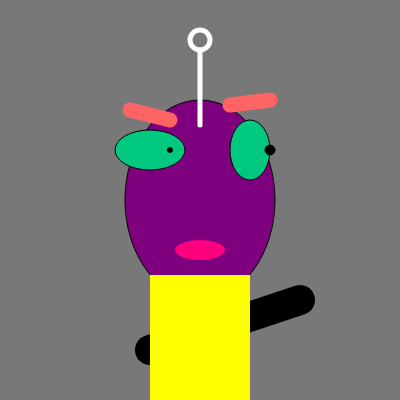
Frame 1 (no input)
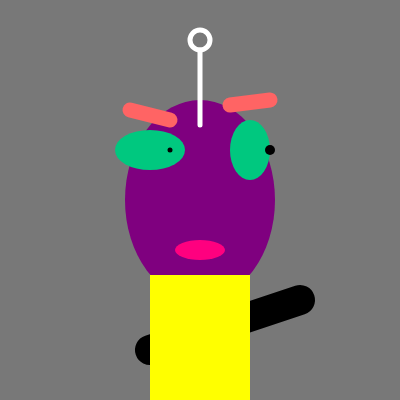
Frame 60 (no input)
Frame 120 (the mouse pressed at the canvas centre since frame 60): identical to frame 60, image omitted

The p5.js sketch that drew these frames (run headless with seeded random() and noise() and a simulated clock; from frame 60 on, the mouse is pressed at the canvas centre):

// p5.js sketch
// ── sketch.js
function setup() { 
  createCanvas(400, 400);
} 
function draw() { 
  background(120); 
  face(); 
  eye(150, 150, 70, 40, 5); // big, wide eye 
  eye(250, 150, 40, 60, 10); // smaller, taller eye 
  eyebrow(130, 110, 170, 120); 
  eyebrow(230, 105, 270, 100); 
  antenna(); 
  mouth(); 
  arms(); 
  body(); 
  function face() { 
    fill(127, 0, 127); 
    ellipse(200, 200, 150, 200); 
  } 
  function eye(x, y, w, h, pupilSize) {
    fill(0, 200, 127); 
    ellipse(x, y, w, h); // eye white
    fill(0); 
    ellipse(x + 20, y, pupilSize, pupilSize); // pupil 
  } 
  function eyebrow(x1, y1, x2, y2) { 
    stroke(255, 100, 100);
    strokeWeight(15); 
    line(x1, y1, x2, y2); 
  } 
  function antenna(){ 
    stroke(255); 
    strokeWeight(5); 
    line(200, 125, 200, 50);
    noFill(); 
    ellipse(200, 40, 20, 20); 
    noStroke(); 
  } 
  function mouth(){ 
    fill(255, 0, 127); 
    ellipse(200, 250, 50, 20); 
  } 
  function arms(){ 
    stroke(0); 
    strokeWeight(30); 
    line(150, 350, 300, 300); 
    noStroke(); 
  } 
  function body(){ 
    fill(255, 255, 0); 
    rect(150, 275, 100, 200); 
  } 
}
